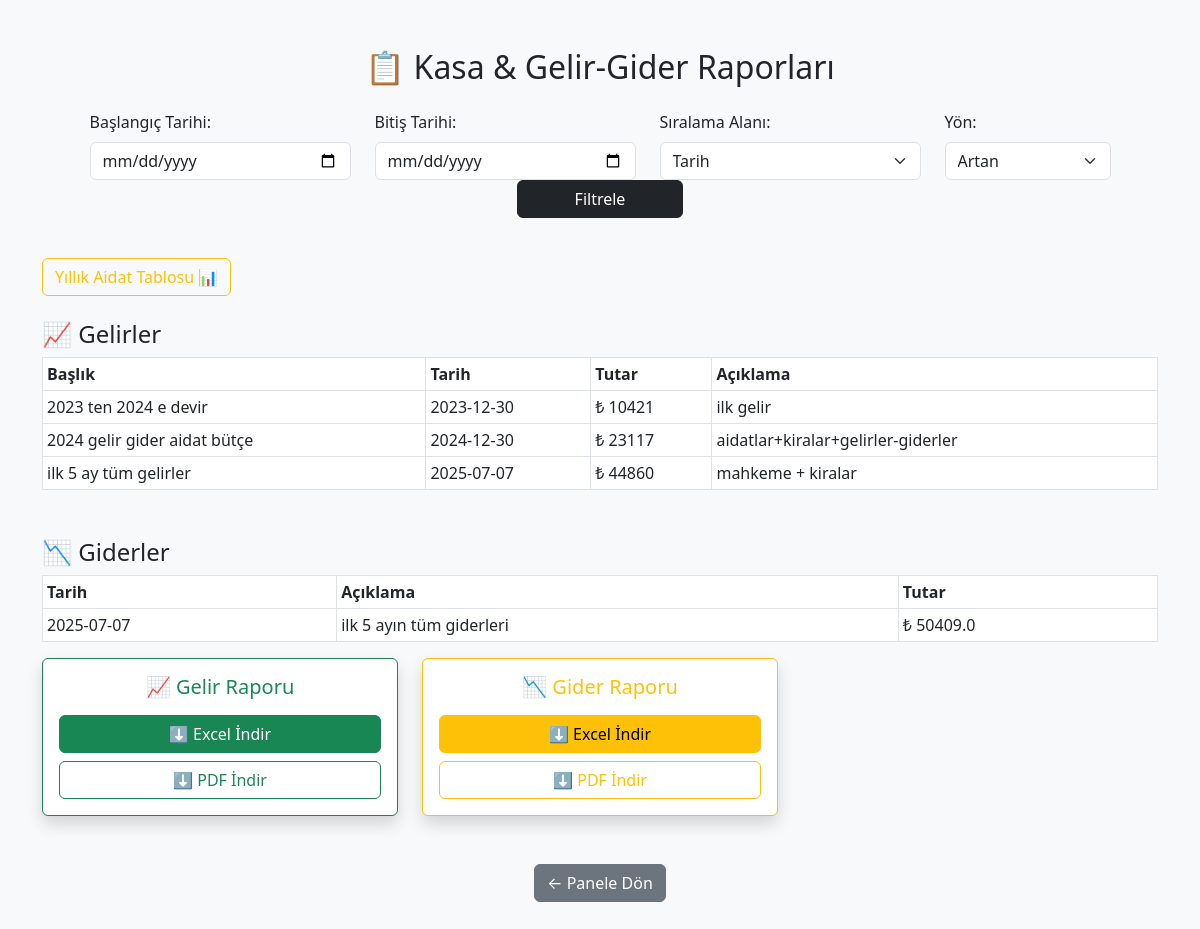
/raporlar (signed in), run on the app's committed database.
### tables this page shows
CREATE TABLE gelirler (
    gelir_id INTEGER PRIMARY KEY AUTOINCREMENT,
    baslik TEXT NOT NULL,
    tutar DECIMAL(10,2) NOT NULL,
    tarih DATE NOT NULL,
    aciklama TEXT
, aidat_id INTEGER);

CREATE TABLE giderler (
    id INTEGER PRIMARY KEY AUTOINCREMENT,
    kategori TEXT,
    tutar REAL,
    tarih TEXT,
    aciklama TEXT
);

### app.py (the view)
@app.route("/raporlar")
@sadece_yonetici
def raporlar():
    if 'rol' not in session:
        return redirect('/')
    conn = sqlite3.connect("apartman.db")
    conn.row_factory = sqlite3.Row
    cur = conn.cursor()
    baslangic = request.args.get("baslangic")
    bitis = request.args.get("bitis")
    siralama = request.args.get("siralama", "tarih")
    yon = request.args.get("yon", "ASC")
    gelir_query = f"SELECT * FROM gelirler WHERE 1=1"
    gelir_params = []
    if baslangic:
        gelir_query += " AND tarih >= ?"
        gelir_params.append(baslangic)
    if bitis:
        gelir_query += " AND tarih <= ?"
        gelir_params.append(bitis)
    gelir_query += f" ORDER BY {siralama} {yon}"
    cur.execute(gelir_query, gelir_params)
    gelirler = cur.fetchall()
    gider_query = f"SELECT * FROM giderler WHERE 1=1"
    gider_params = []
    if baslangic:
        gider_query += " AND tarih >= ?"
        gider_params.append(baslangic)
    if bitis:
        gider_query += " AND tarih <= ?"
        gider_params.append(bitis)
    gider_query += f" ORDER BY {siralama} {yon}"
    cur.execute(gider_query, gider_params)
    giderler = cur.fetchall()
    cur.execute("""
    SELECT SUM(tutar) AS toplam_aidat
    FROM aidatlar
    WHERE tarih BETWEEN ? AND ?
    """, (baslangic, bitis))
    aidat_toplam = cur.fetchone()["toplam_aidat"] or 0
    cur.execute("""
        SELECT SUM(tutar) AS diger_gelir
        FROM gelirler
        WHERE baslik != 'Aidat'
        AND tarih BETWEEN ? AND ?
    """, (baslangic, bitis))
    diger_gelir_toplam = cur.fetchone()["diger_gelir"] or 0
    cur.execute("""
        SELECT SUM(tutar) AS toplam_gider
        FROM giderler
        WHERE tarih BETWEEN ? AND ?
    """, (baslangic, bitis))
    gider_toplam = cur.fetchone()["toplam_gider"] or 0
    gelirler_toplam = aidat_toplam + diger_gelir_toplam
    donem_kasa = gelirler_toplam - gider_toplam
    conn.close()
    return render_template("raporlar.html",
                           gelirler=gelirler,
                           giderler=giderler,
                           baslangic=baslangic,
                           bitis=bitis,
                           siralama=siralama,
                           yon=yon,
                           aidat_toplam=aidat_toplam,
                           diger_gelir_toplam=diger_gelir_toplam,
                           gelirler_toplam=gelirler_toplam,
                           gider_toplam=gider_toplam,
                           donem_kasa=donem_kasa)

### app.py (called while the page is built)
def sadece_yonetici(f):
    @wraps(f)
    def wrapper(*args, **kwargs):
        if session.get('rol') != 'yonetici':
            return redirect(url_for('giris'))  # Yanlış rol → giriş ekranına gönder
        return f(*args, **kwargs)
    return wrapper

### templates/raporlar.html (shortened to what this page needs)
<!DOCTYPE html>
<html lang="tr">
<head>
  <link rel="stylesheet" href="https://cdn.jsdelivr.net/npm/bootstrap@5.3.0/dist/css/bootstrap.min.css">
</head>
<body class="bg-light">
  <div class="container mt-5">
    <h2 class="text-center mb-4">📋 Kasa & Gelir-Gider Raporları</h2>
    <form method="get" action="/raporlar" class="row justify-content-center mb-4">
      <div class="col-md-3">
        <label for="baslangic" class="form-label">Başlangıç Tarihi:</label>
        <input type="date" name="baslangic" id="baslangic" class="form-control" value="{{ baslangic }}">
      </div>
      <div class="col-md-3">
        <label for="bitis" class="form-label">Bitiş Tarihi:</label>
        <input type="date" name="bitis" id="bitis" class="form-control" value="{{ bitis }}">
      </div>
      <div class="col-md-3">
        <label for="siralama" class="form-label">Sıralama Alanı:</label>
        <select name="siralama" id="siralama" class="form-select">
          <option value="tarih" {% if siralama=='tarih' %}selected{% endif %}>Tarih</option>
        </select>
      </div>
      <div class="col-md-2">
        <label for="yon" class="form-label">Yön:</label>
        <select name="yon" id="yon" class="form-select">
          <option value="ASC" {% if yon=='ASC' %}selected{% endif %}>Artan</option>
        </select>
      </div>
      <div class="col-md-2 d-flex align-items-end">
        <button type="submit" class="btn btn-dark w-100">Filtrele</button>
      </div>
    </form>
    <a href="/aidat12" class="btn btn-outline-warning mt-3">Yıllık Aidat Tablosu 📊</a>
    <h4 class="mt-4">📈 Gelirler</h4>
    <table class="table table-bordered table-sm">
      <thead>
        <tr><th>Başlık</th><th>Tarih</th><th>Tutar</th><th>Açıklama</th></tr>
      </thead>
      <tbody>
        {% for gelir in gelirler %}
        <tr>
          <td>{{ gelir["baslik"] }}</td>
          <td>{{ gelir["tarih"] }}</td>
          <td>₺ {{ gelir["tutar"] }}</td>
          <td>{{ gelir["aciklama"] }}</td>
        </tr>
        {% endfor %}
      </tbody>
    </table>
    <h4 class="mt-5">📉 Giderler</h4>
    <table class="table table-bordered table-sm">
      <thead>
        <tr><th>Tarih</th><th>Açıklama</th><th>Tutar</th></tr>
      </thead>
      <tbody>
        {% for gider in giderler %}
        <tr>
          <td>{{ gider["tarih"] }}</td>
          <td>{{ gider["aciklama"] }}</td>
          <td>₺ {{ gider["tutar"] }}</td>
        </tr>
        {% endfor %}
      </tbody>
    </table>
    <div class="row text-center">
      <div class="col-md-4 mb-4">
        <div class="card border-success shadow">
          <div class="card-body">
            <h5 class="card-title text-success">📈 Gelir Raporu</h5>
            <a href="/export/gelirler?baslangic={{ baslangic }}&bitis={{ bitis }}&siralama={{ siralama }}&yon={{ yon }}" class="btn btn-success w-100 my-2">⬇️ Excel İndir</a>
            <a href="/export/gelirler/pdf?baslangic={{ baslangic }}&bitis={{ bitis }}&siralama={{ siralama }}&yon={{ yon }}" class="btn btn-outline-success w-100">⬇️ PDF İndir</a>
          </div>
        </div>
      </div>
      <div class="col-md-4 mb-4">
        <div class="card border-warning shadow">
          <div class="card-body">
            <h5 class="card-title text-warning">📉 Gider Raporu</h5>
            <a href="/export/giderler?baslangic={{ baslangic }}&bitis={{ bitis }}&siralama={{ siralama }}&yon={{ yon }}" class="btn btn-warning w-100 my-2">⬇️ Excel İndir</a>
            <a href="/export/giderler/pdf?baslangic={{ baslangic }}&bitis={{ bitis }}&siralama={{ siralama }}&yon={{ yon }}" class="btn btn-outline-warning w-100">⬇️ PDF İndir</a>
          </div>
        </div>
      </div>
    <div class="text-center mt-4 mb-5">
      <a href="/panel" class="btn btn-secondary">← Panele Dön</a>
    </div>
  </div>
</body>
</html>

### data on the page
gelirler: baslik "2023 ten 2024 e devir", tarih "2023-12-30", tutar "10421", aciklama "ilk gelir"
gelirler: baslik "2024 gelir gider aidat bütçe", tarih "2024-12-30", tutar "23117", aciklama "aidatlar+kiralar+gelirler-giderler"
gelirler: baslik "ilk 5 ay tüm gelirler", tarih "2025-07-07", tutar "44860", aciklama "mahkeme + kiralar"
giderler: tarih "2025-07-07", aciklama "ilk 5 ayın tüm giderleri", tutar "50409.0"
